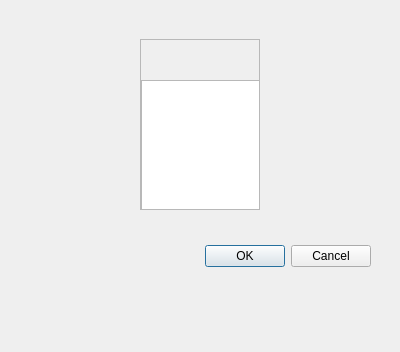
<?xml version="1.0" encoding="UTF-8"?>
<ui version="4.0">
 <class>Dialog</class>
 <widget class="QDialog" name="Dialog">
  <property name="geometry">
   <rect>
    <x>0</x>
    <y>0</y>
    <width>400</width>
    <height>352</height>
   </rect>
  </property>
  <property name="windowTitle">
   <string>Dialog</string>
  </property>
  <widget class="QDialogButtonBox" name="buttonBox">
   <property name="geometry">
    <rect>
     <x>30</x>
     <y>240</y>
     <width>341</width>
     <height>32</height>
    </rect>
   </property>
   <property name="orientation">
    <enum>Qt::Horizontal</enum>
   </property>
   <property name="standardButtons">
    <set>QDialogButtonBox::Cancel|QDialogButtonBox::Ok</set>
   </property>
  </widget>
  <widget class="QScrollArea" name="scrollArea">
   <property name="geometry">
    <rect>
     <x>140</x>
     <y>39</y>
     <width>120</width>
     <height>171</height>
    </rect>
   </property>
   <property name="widgetResizable">
    <bool>true</bool>
   </property>
   <widget class="QWidget" name="scrollAreaWidgetContents">
    <property name="geometry">
     <rect>
      <x>0</x>
      <y>0</y>
      <width>118</width>
      <height>169</height>
     </rect>
    </property>
    <widget class="QTextBrowser" name="textBrowser">
     <property name="geometry">
      <rect>
       <x>0</x>
       <y>40</y>
       <width>256</width>
       <height>192</height>
      </rect>
     </property>
    </widget>
   </widget>
  </widget>
 </widget>
 <resources/>
 <connections>
  <connection>
   <sender>buttonBox</sender>
   <signal>accepted()</signal>
   <receiver>Dialog</receiver>
   <slot>accept()</slot>
   <hints>
    <hint type="sourcelabel">
     <x>248</x>
     <y>254</y>
    </hint>
    <hint type="destinationlabel">
     <x>157</x>
     <y>274</y>
    </hint>
   </hints>
  </connection>
  <connection>
   <sender>buttonBox</sender>
   <signal>rejected()</signal>
   <receiver>Dialog</receiver>
   <slot>reject()</slot>
   <hints>
    <hint type="sourcelabel">
     <x>316</x>
     <y>260</y>
    </hint>
    <hint type="destinationlabel">
     <x>286</x>
     <y>274</y>
    </hint>
   </hints>
  </connection>
 </connections>
</ui>
